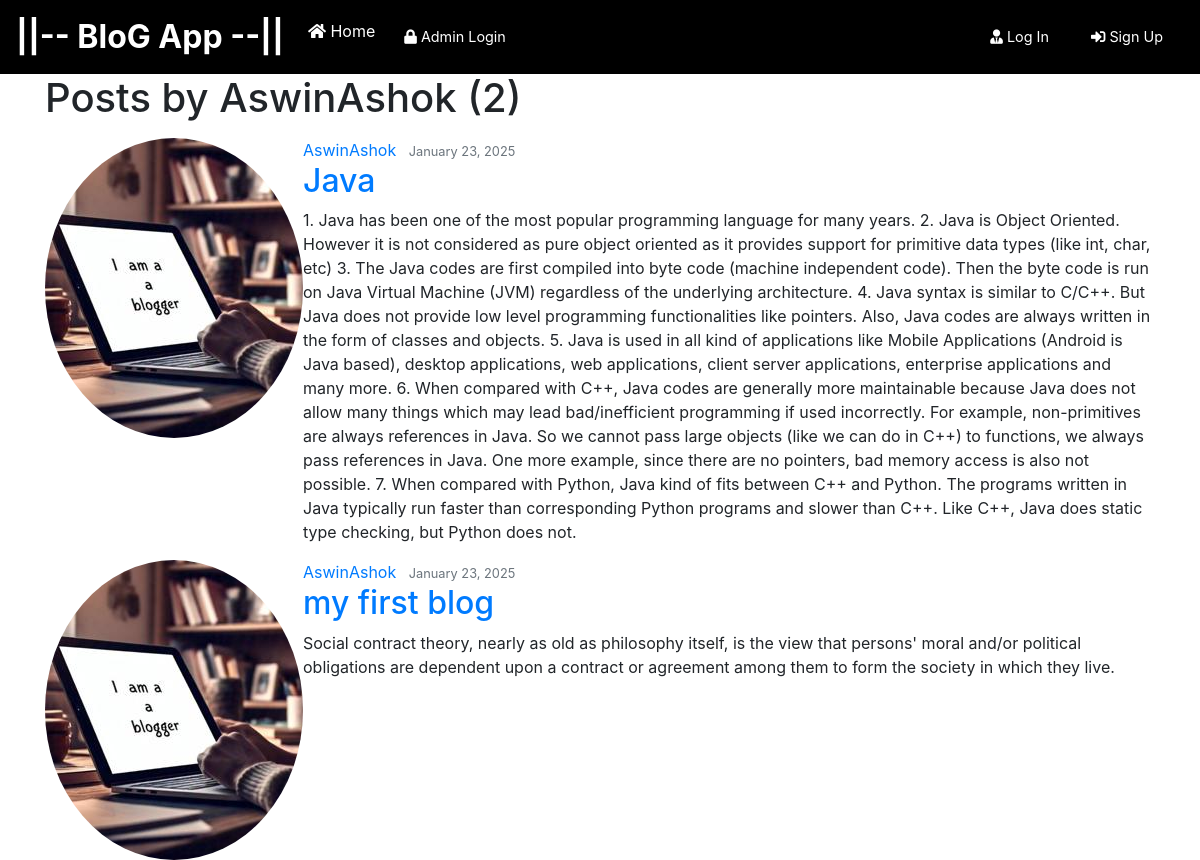
Page /user/AswinAshok on the committed database.
### blog/models.py (models this page shows, shortened)
class Post(models.Model):
    title = models.CharField(max_length=100)
    content = models.TextField()
    date_posted = models.DateTimeField(default=timezone.now)
    author = models.ForeignKey(User, on_delete=models.CASCADE)

### users/models.py (models this page shows, shortened)
class Profile(models.Model):
    user = models.OneToOneField(User, on_delete=models.CASCADE)
    image = models.ImageField(upload_to='profile_pics', blank=True, null=True)  # Made optional
    contact_number = models.CharField(max_length=15, blank=True, null=True)
    is_blocked = models.BooleanField(default=False)

### blog/views.py (the view)
# urls.py: path('user/<str:username>', UserPostListView.as_view(), name='user-posts'),
class UserPostListView(ListView):
    model = Post
    template_name = 'blog/user_posts.html'  # <app>/<model>_<viewtype>.html
    context_object_name = 'posts'
    paginate_by = 2
    def get_queryset(self):
        user = get_object_or_404(User, username=self.kwargs.get('username'))
        return Post.objects.filter(author=user).order_by('-date_posted')

### blog/templates/blog/user_posts.html (shortened to what this page needs)
{% extends "blog/base.html" %}
{% block content %}
    <h1 class="mb-3">Posts by {{ view.kwargs.username }} ({{ page_obj.paginator.count }})</h1>
    {% for post in posts %}
        <article class="media content-section">
          <img class="rounded-circle article-img" src="{{ post.author.profile.image.url }}">
          <div class="media-body">
            <div class="article-metadata">
              <a class="mr-2" href="{% url 'user-posts' post.author.username %}">{{ post.author }}</a>
              <small class="text-muted">{{ post.date_posted|date:"F d, Y" }}</small>
            </div>
            <h2><a class="article-title" href="{% url 'post-detail' post.id %}">{{ post.title }}</a></h2>
            <p class="article-content">{{ post.content }}</p>
          </div>
        </article>
    {% endfor %}
{% endblock content %}

### blog/templates/blog/base.html (shortened to what this page needs)
<!doctype html>
<html lang="en">
  <head>
    <link rel="stylesheet" href="https://stackpath.bootstrapcdn.com/bootstrap/4.3.1/css/bootstrap.min.css">
    <link rel="stylesheet" href="https://use.fontawesome.com/releases/v5.8.1/css/all.css">
  </head>
  <body>
    <nav class="navbar navbar-expand-lg navbar-dark">
      <a class="navbar-brand" href="{% url 'blog-home' %}"></i>||-- BloG App --||</a>
      <div class="collapse navbar-collapse" id="navbarSupportedContent">
        <ul class="navbar-nav mr-auto">
          <li class="nav-item active">
            <a class="nav-link" href="{% url 'blog-home' %}"><i class="fas fa-home"></i> Home <span class="sr-only">(current)</span></a>
          </li>
          <a href="{% url 'admin-login' %}" class="btn text-white m-2"><i class="fas fa-lock"></i> Admin Login</a>
        </ul>
        {% if user.is_authenticated %}
        <a href="{% url 'user-posts' user %}" class="btn text-white m-2"><i class="fas fa-user-shield"></i> My Post</a>
        <a href="{% url 'post-create' %}" class="btn text-white m-2"><i class="fas fa-user-edit"></i> New Post</a>
        <a href="{% url 'profile' %}" class="btn text-white m-2"><i class="fas fa-user"></i> {{ user.username }}</a>
        <form action="{% url 'logout' %}" method="post" style="display:inline;">
          {% csrf_token %}
          <button type="submit" class="btn text-white m-2">
            <i class="fas fa-sign-out-alt"></i> Log Out
          </button>
        </form>
        {% else %}
        <a href="{% url 'login' %}" class="btn text-white m-2"><i class="fas fa-user-tie"></i> Log In</a>
        <a href="{% url 'register' %}" class="btn text-white m-2"><i class="fas fa-sign-in-alt"></i> Sign Up</a>
        {% endif %}
      </div>
    </nav>
    <div class="container my-bg">
      {% block content %}
      {% endblock %}
    </div>
  </body>
</html>

### blog/templates/blog/base.html (style rules this page uses)
.navbar-brand { font-size: 2rem; font-weight: bold; }
.navbar-dark { background-color: #000 !important; }
.navbar-nav .nav-link { font-size: 1rem; color: #fff !important; }
.btn { font-size: 0.9rem; }

### rows in the picture
Post: author.profile.image (placeholder picture), author "AswinAshok", date_posted "January 23, 2025", title "Java", content "1. Java has been one of the most popular programming language for many years. 2. Java is Object Oriented. However it is not considered as pure object oriented as it provides support for primitive data types (like int, char, etc) 3. The Java codes are first compiled into byte code (machine independent code). Then the byte code is run on Java Virtual Machine (JVM) regardless of the underlying architecture. 4. Java syntax is similar to C/C++. But Java does not provide low level programming functionalities like pointers. Also, Java codes are always written in the form of classes and objects. 5. Java is used in all kind of applications like Mobile Applications (Android is Java based), desktop…"
Post: author.profile.image (placeholder picture), author "AswinAshok", date_posted "January 23, 2025", title "my first blog", content "Social contract theory, nearly as old as philosophy itself, is the view that persons' moral and/or political obligations are dependent upon a contract or agreement among them to form the society in which they live."

### other values in the picture
{{ view.kwargs.username }} "AswinAshok"
{{ page_obj.paginator.count }} "2"
